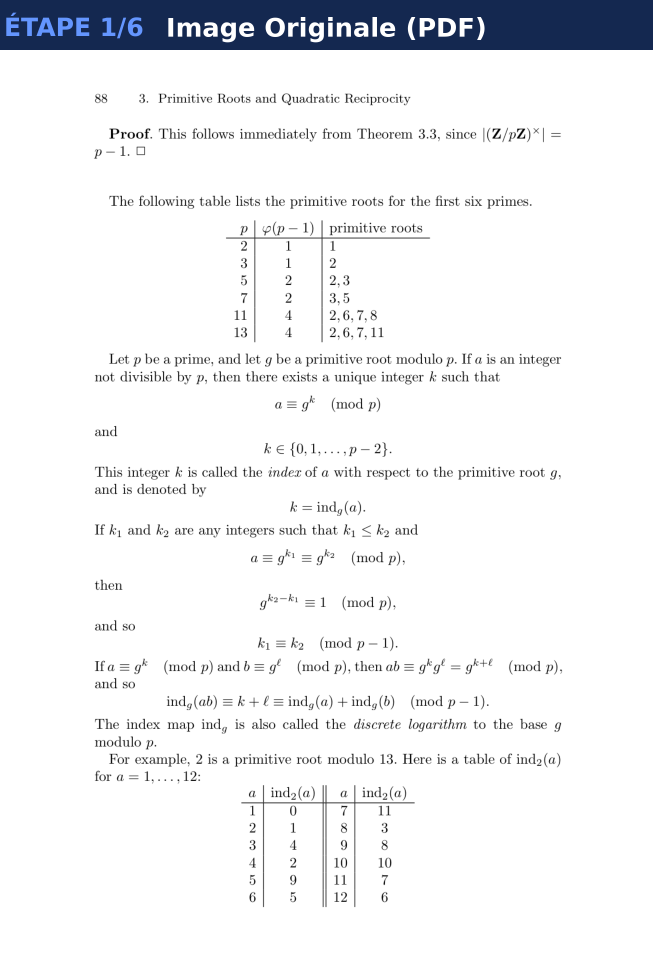
#> input picture pipeline_viz/book_en_国外数学教材-数论-Melvyn B. Nathanson—Elementary Methods in Number Theory_0100/step1_original.png, 1958 x 2860 px, found by its file name (shown at 1/3 size)
$ python compose_pipeline_figure.py
#> lines starting #> are read from the running program, lines starting #| are printed output that depends on the picture
"""Compose the pipeline walk-through figure from the per-step renders.

The step images carry a title bar drawn by visualize_pipeline.py whose
text overflows and collides with the "ETAPE n/6" prefix, and it is in
French. Crop it off and lay the pages out with titles drawn here.
"""
from pathlib import Path

import matplotlib
matplotlib.use("Agg")
import matplotlib.pyplot as plt
from PIL import Image

REPO = Path(__file__).resolve().parent.parent
SRC = REPO / "pipeline_visualization"
OUT = REPO / "tools" / "fig9_pipeline_page.png"

BAR_H = 215          # measured height of the broken title bar
TARGET_W = 1340      # per-panel width after downscaling
COLS = 2             # two panels per row: at three the pages render too
                     # small to read once GitHub scales the figure down

INK = "#0b0b0b"
MUTED = "#898781"
SURFACE = "#fcfcfb"

STEPS = [
    ("step1_original.png", "1. Original page", "PDF rendered at 150 DPI"),
    # step2 carries an in-panel "Original / Binarise" caption row in French;
    # crop it away, the panel subtitle already says what the stage does
    ("step2_binarisation.png", "2. Preprocessing", "Sauvola binarisation + deskew", 62),
    ("step3_segmentation.png", "3. Segmentation", "VBGMM on Delaunay displacement vectors"),
    ("step4_classification (1).png", "4. Classification", "Geometric rules, OmniDocBench labels"),
    ("step5_reading_order (1).png", "5. Reading order", "Column detection, then sort"),
    ("step6_ocr.png", "6. OCR", "PaddleOCR PP-OCRv5 + PPStructureV3"),
]


def load(name, extra_top=0):
#> called with name = 'step1_original.png', extra_top = 0
    im = Image.open(SRC / name)
#> im is the input picture: PIL image 1958x2860 RGB; mean R, G, B 239, 240, 242.1
    # drop the broken bar, plus any in-panel label row we replace ourselves
    im = im.crop((0, BAR_H + extra_top, im.width, im.height))
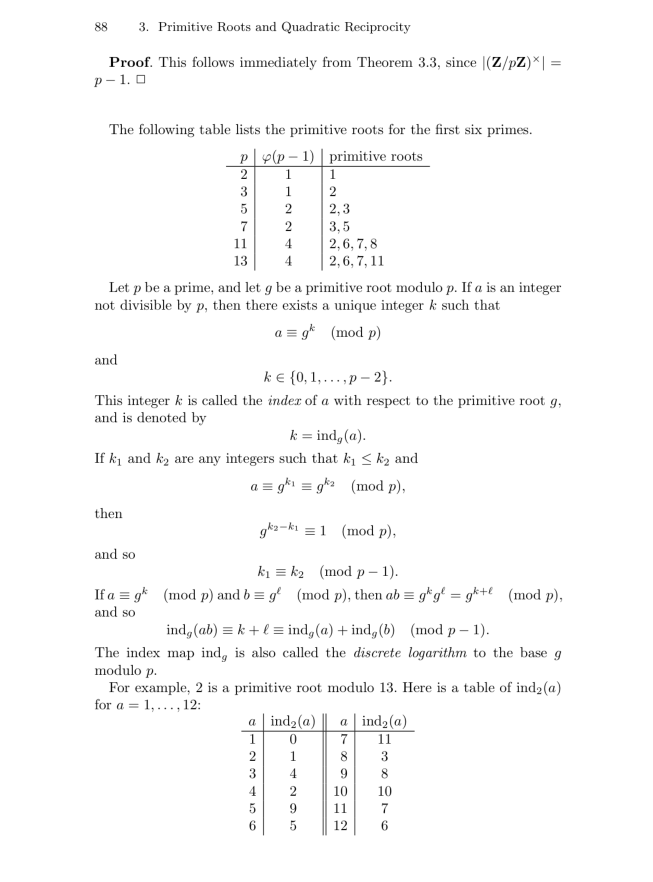
#> im: PIL image 1958x2645 RGB (shown at 1/3 size); min 0, max 255, mean 249.8
    ratio = TARGET_W / im.width
#> ratio = 0.684
    return im.resize((TARGET_W, int(im.height * ratio)), Image.LANCZOS)


def main():
    imgs = [load(s[0], s[3] if len(s) > 3 else 0) for s in STEPS]
#> call 2 of load, with name = 'step2_binarisation.png', extra_top = 62
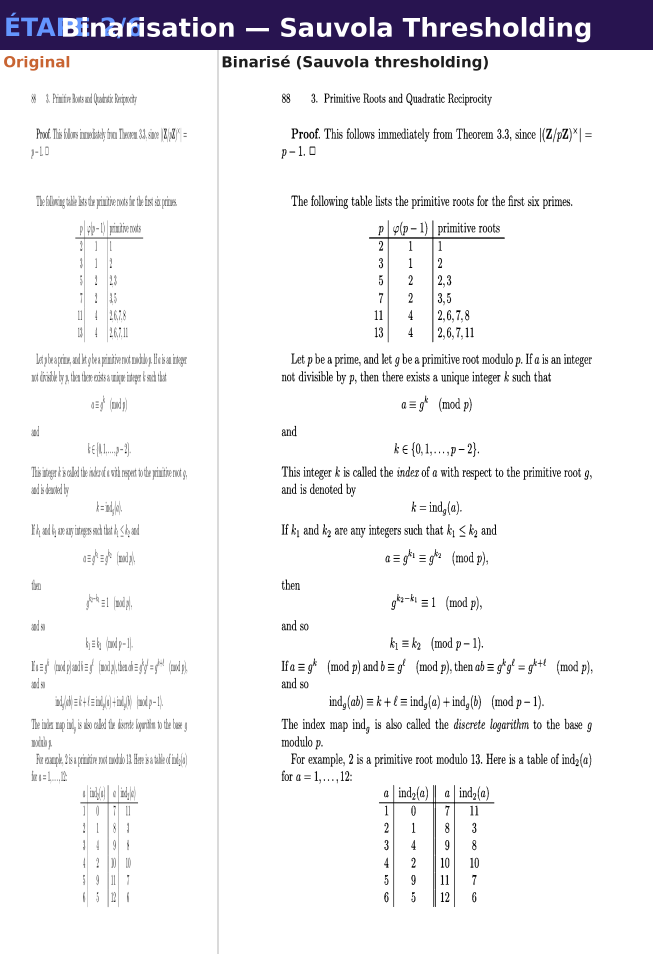
#> input picture pipeline_viz/book_en_国外数学教材-数论-Melvyn B. Nathanson—Elementary Methods in Number Theory_0100/step2_binarisation.png, 1958 x 2860 px, found by its file name (shown at 1/3 size)
#> in load, im is the input picture: PIL image 1958x2860 RGB; mean R, G, B 238.5, 237.7, 240.5
#> in load (call 2), `im = im.crop((0, BAR_H + extra_top, im.width, im.height))`:
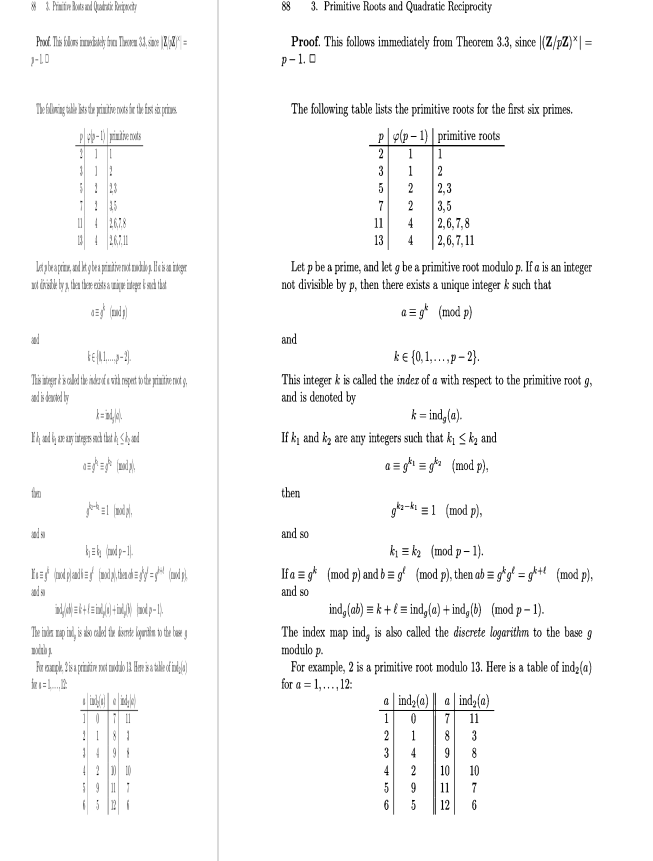
#> im: PIL image 1958x2583 RGB (shown at 1/3 size); min 0, max 255, mean 248.1
#> call 3 of load, with name = 'step3_segmentation.png', extra_top = 0
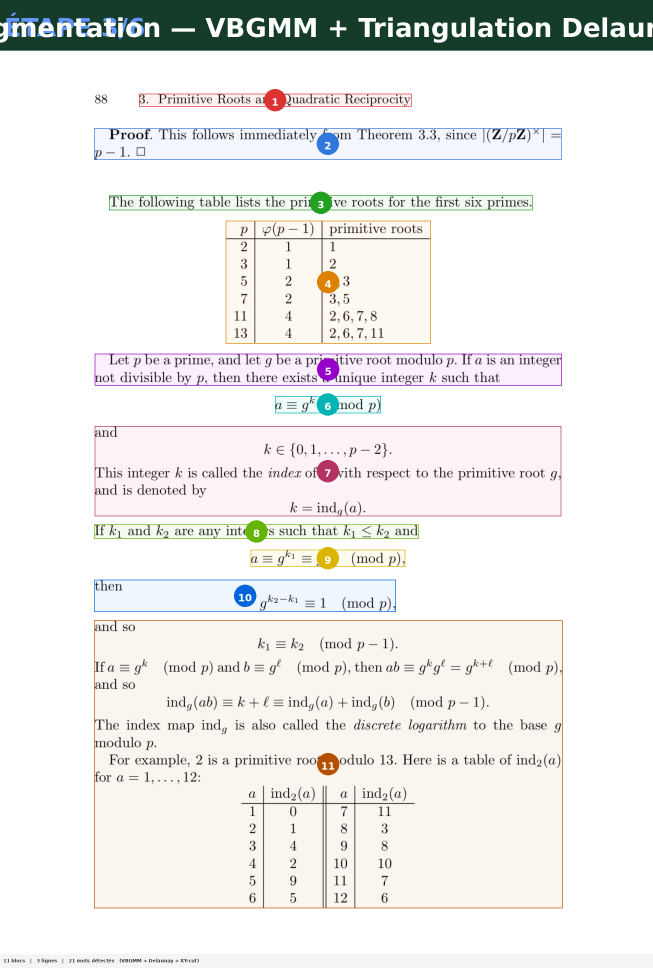
#> input picture pipeline_viz/book_en_国外数学教材-数论-Melvyn B. Nathanson—Elementary Methods in Number Theory_0100/step3_segmentation.png, 1958 x 2902 px, found by its file name (shown at 1/3 size)
#> in load, im is the input picture: PIL image 1958x2902 RGB; mean R, G, B 236.2, 235.6, 233.9
#> in load (call 3), `im = im.crop((0, BAR_H + extra_top, im.width, im.height))`:
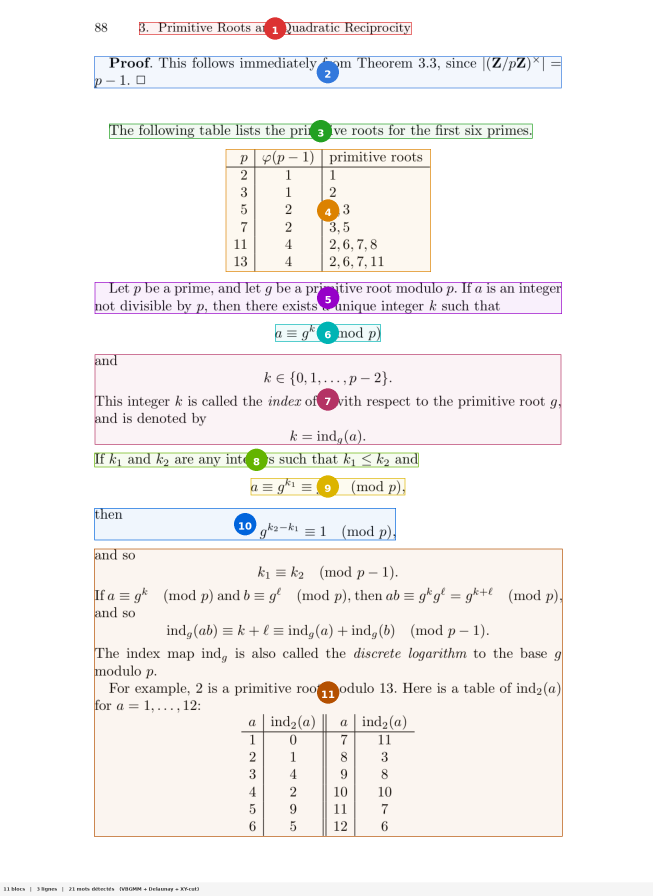
#> im: PIL image 1958x2687 RGB (shown at 1/3 size); mean R, G, B 245.8, 243.3, 242.2
    rows = -(-len(STEPS) // COLS)
    aspect = imgs[0].height / imgs[0].width
    panel_in = 7.4                                   # inches per panel
    fig_w = COLS * panel_in + 0.6
    fig_h = rows * panel_in * aspect + 1.5
    fig, axes = plt.subplots(rows, COLS, figsize=(fig_w, fig_h), facecolor=SURFACE)
    for ax, im, step in zip(axes.ravel(), imgs, STEPS):
        title, sub = step[1], step[2]
        ax.imshow(im)
        ax.set_xticks([])
        ax.set_yticks([])
        for s in ax.spines.values():
            s.set_edgecolor("#d8d7d0")
            s.set_linewidth(1)
        ax.set_title(title, fontsize=19, fontweight="bold", color=INK, pad=14, loc="left")
        ax.text(0, -0.016, sub, transform=ax.transAxes, fontsize=13,
                color=MUTED, va="top", ha="left")
    fig.suptitle("StatParse pipeline, stage by stage on one page",
                 fontsize=25, fontweight="bold", color=INK, y=0.988)
    fig.subplots_adjust(left=0.02, right=0.98, top=0.945, bottom=0.028,
                        wspace=0.07, hspace=0.10)
    fig.savefig(OUT, dpi=100, facecolor=SURFACE)

    # The panels are scanned pages on a near-white ground, so a 256-colour
    # palette is visually identical at 1:1 and cuts the file from ~2.4 MB
    # to ~0.5 MB. Worth it for a figure this large in a README.
    im = Image.open(OUT).convert("RGB")
    im.convert("P", palette=Image.ADAPTIVE, colors=256).save(OUT, optimize=True)
    print("wrote", OUT, Image.open(OUT).size,
          "%.2f MB" % (OUT.stat().st_size / 1048576))


if __name__ == "__main__":
#> (the run stopped early here; a loop or call above may not have finished)
